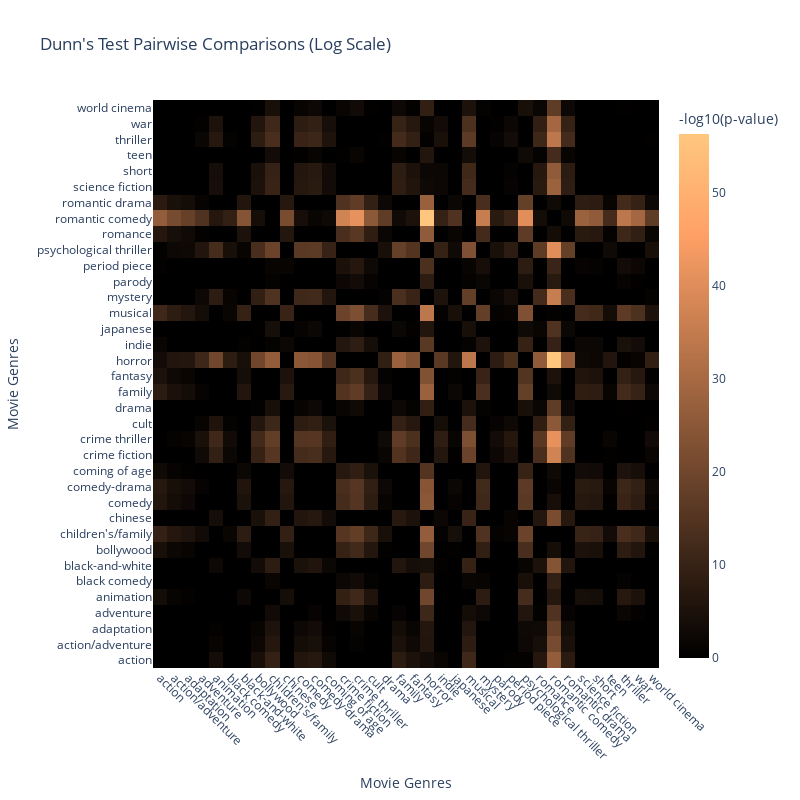

The cell this chart's notebook holds for it:
### Markdown cell above
We can now visualize the results of Dunn's test or our balanced dataset (used a boot strapping thrshold of 700 movies) to see how the genres have statisctical differences in ending score. On the following heatmap we use a logarithmic scale to make the smallest p values more prominent. The lighter values represent a significant statistical difference (smaller p value). We can see that the genres that differ most from one another in terms of ending score are for example: romantic comedies vs horror movies or romantic comedies vs crime thrillers.

### Code cell
dunn_test_with_balanced_data(movies_genres, 1000)

### Figure 1 — Plotly figure (JSON) as saved in the notebook; plotly's stock layout.template omitted (floating-point values rounded to 4 significant figures; data arrays with more than 128 entries replaced by an {"elided": "..."} marker saying what was removed)
{"data": [{"colorbar": {"title": {"text": "-log10(p-value)"}}, "colorscale": {"elided": "256x2 mixed values"}, "hoverinfo": "text", "text": {"elided": "36x36 str values"}, "type": "heatmap", "x": ["action", "action/adventure", "adaptation", "adventure", "animation", "black comedy", "black-and-white", "bollywood", "children's/family", "chinese", "comedy", "comedy-drama", "coming of age", "crime fiction", "crime thriller", "cult", "drama", "family", "fantasy", "horror", "indie", "japanese", "musical", "mystery", "parody", "period piece", "psychological thriller", "romance", "romantic comedy", "romantic drama", "science fiction", "short", "teen", "thriller", "war", "world cinema"], "y": ["action", "action/adventure", "adaptation", "adventure", "animation", "black comedy", "black-and-white", "bollywood", "children's/family", "chinese", "comedy", "comedy-drama", "coming of age", "crime fiction", "crime thriller", "cult", "drama", "family", "fantasy", "horror", "indie", "japanese", "musical", "mystery", "parody", "period piece", "psychological thriller", "romance", "romantic comedy", "romantic drama", "science fiction", "short", "teen", "thriller", "war", "world cinema"], "z": {"elided": "36x36 float values"}, "zmax": 56.27, "zmin": 0}], "layout": {"height": 800, "title": {"text": "Dunn's Test Pairwise Comparisons (Log Scale)"}, "width": 800, "xaxis": {"tickangle": 45, "title": {"text": "Movie Genres"}}, "yaxis": {"title": {"text": "Movie Genres"}}}}
